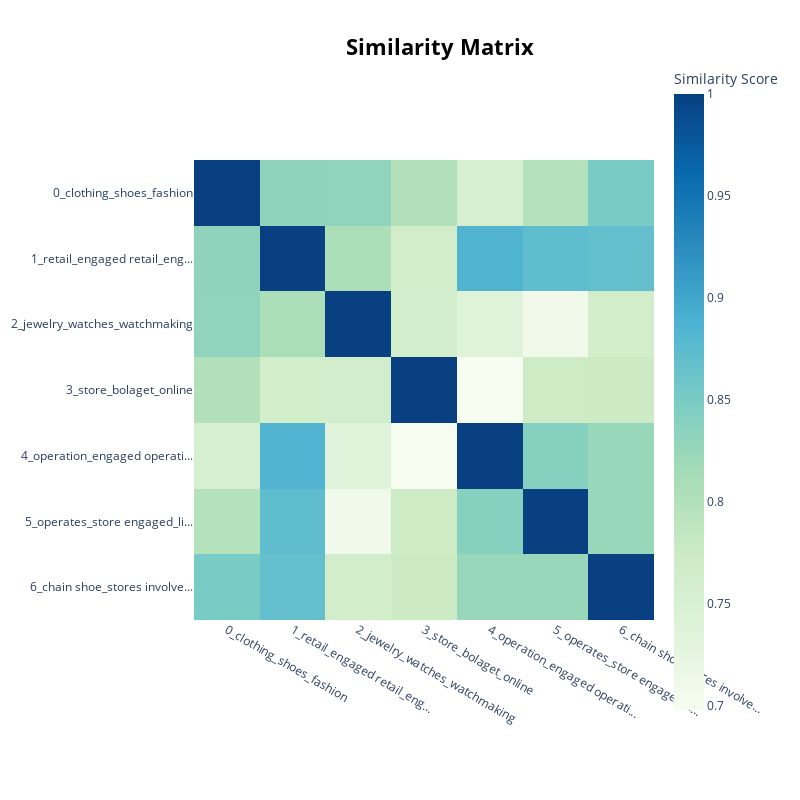

The code cell stored with this chart in its notebook:
### Code cell
topic_model.visualize_heatmap()

### Figure 1 — Plotly figure (JSON) as saved in the notebook; plotly's stock layout.template omitted (floating-point values rounded to 4 significant figures)
{"data": [{"coloraxis": "coloraxis", "hovertemplate": "x: %{x}<br>y: %{y}<br>Similarity Score: %{z}<extra></extra>", "name": "0", "type": "heatmap", "x": ["0_clothing_shoes_fashion", "1_retail_engaged retail_eng...", "2_jewelry_watches_watchmaking", "3_store_bolaget_online", "4_operation_engaged operati...", "5_operates_store engaged_li...", "6_chain shoe_stores involve..."], "xaxis": "x", "y": ["0_clothing_shoes_fashion", "1_retail_engaged retail_eng...", "2_jewelry_watches_watchmaking", "3_store_bolaget_online", "4_operation_engaged operati...", "5_operates_store engaged_li...", "6_chain shoe_stores involve..."], "yaxis": "y", "z": [[1.0, 0.8325, 0.8315, 0.8008, 0.7557, 0.7984, 0.8507], [0.8325, 1.0, 0.8071, 0.7647, 0.884, 0.8718, 0.8685], [0.8315, 0.8071, 1.0, 0.7631, 0.7372, 0.7094, 0.7649], [0.8008, 0.7647, 0.7631, 1.0, 0.6979, 0.771, 0.7735], [0.7557, 0.884, 0.7372, 0.6979, 1.0, 0.8396, 0.8244], [0.7984, 0.8718, 0.7094, 0.771, 0.8396, 1.0, 0.8249], [0.8507, 0.8685, 0.7649, 0.7735, 0.8244, 0.8249, 1.0]]}], "layout": {"coloraxis": {"colorbar": {"title": {"text": "Similarity Score"}}, "colorscale": [[0, "rgb(247,252,240)"], [0.125, "rgb(224,243,219)"], [0.25, "rgb(204,235,197)"], [0.375, "rgb(168,221,181)"], [0.5, "rgb(123,204,196)"], [0.625, "rgb(78,179,211)"], [0.75, "rgb(43,140,190)"], [0.875, "rgb(8,104,172)"], [1, "rgb(8,64,129)"]]}, "height": 800, "hoverlabel": {"bgcolor": "white", "font": {"family": "Rockwell", "size": 16}}, "legend": {"title": {"text": "Trend"}}, "margin": {"t": 60}, "showlegend": true, "title": {"font": {"color": "Black", "size": 22}, "text": "<b>Similarity Matrix</b>", "x": 0.55, "xanchor": "center", "y": 0.95, "yanchor": "top"}, "width": 800, "xaxis": {"anchor": "y", "constrain": "domain", "domain": [0, 1], "scaleanchor": "y"}, "yaxis": {"anchor": "x", "autorange": "reversed", "constrain": "domain", "domain": [0, 1]}}}
